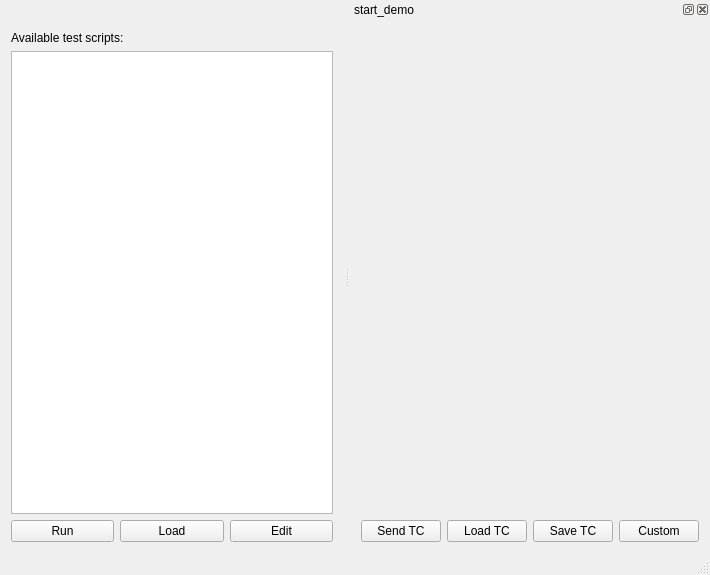
<?xml version="1.0" encoding="UTF-8"?>
<ui version="4.0">
 <class>MainWindow</class>
 <widget class="TasteMainWindow" name="MainWindow">
  <property name="geometry">
   <rect>
    <x>0</x>
    <y>0</y>
    <width>710</width>
    <height>575</height>
   </rect>
  </property>
  <property name="windowTitle">
   <string>ground</string>
  </property>
  <property name="tabShape">
   <enum>QTabWidget::Rounded</enum>
  </property>
  <property name="dockOptions">
   <set>QMainWindow::AllowNestedDocks|QMainWindow::AllowTabbedDocks|QMainWindow::AnimatedDocks</set>
  </property>
  <widget class="QWidget" name="centralWidget">
  <layout class="QVBoxLayout" name="verticalLayout">
     <item>
      <widget class="QLabel" name="tasteLogo" native="true">
       <property name="pixmap">
        <pixmap>tasteLogo_white.png</pixmap>
       </property>
      </widget>
     </item>
     <item>
      <widget class="QLabel" name="instructions" native="true">
       <property name="text">
        <string>Available test scripts:</string>
       </property>
      </widget>
     </item>
     <item>
      <widget class="QListWidget" name="msc" native="true"/>
     </item>
     <item>
      <layout class="QHBoxLayout" name="horizontalLayout">
       <item>
        <widget class="QPushButton" name="runMSC">
         <property name="text">
          <string>Run</string>
         </property>
        </widget>
       </item>
       <item>
        <widget class="QPushButton" name="loadMSC">
         <property name="text">
          <string>Load</string>
         </property>
        </widget>
       </item>
       <item>
        <widget class="QPushButton" name="editMSC">
         <property name="text">
          <string>Edit</string>
         </property>
        </widget>
       </item>
      </layout>
     </item>
    </layout>
   </widget>
   <widget class="QStatusBar" name="statusBar"/>
  <widget class="QDockWidget" name="tc_0">
   <property name="allowedAreas">
    <set>Qt::RightDockWidgetArea</set>
   </property>
   <property name="windowTitle">
    <string>start_demo</string>
   </property>
   <attribute name="dockWidgetArea">
    <number>2</number>
   </attribute>
   <widget class="QWidget" name="dockWidgetContents">
    <layout class="QVBoxLayout" name="verticalLayout">
     <item>
      <widget class="asn1Editor" name="start_demo" native="true"/>
     </item>
     <item>
      <layout class="QHBoxLayout" name="horizontalLayout">
       <item>
        <widget class="QPushButton" name="sendButton">
         <property name="text">
          <string>Send TC</string>
         </property>
        </widget>
       </item>
       <item>
        <widget class="QPushButton" name="loadButton">
         <property name="text">
          <string>Load TC</string>
         </property>
        </widget>
       </item>
       <item>
        <widget class="QPushButton" name="saveButton">
         <property name="text">
          <string>Save TC</string>
         </property>
        </widget>
       </item>
       <item>
        <widget class="QPushButton" name="customCombo">
         <property name="text">
          <string>Custom</string>
         </property>
        </widget>
       </item>
      </layout>
     </item>
    </layout>
   </widget>
  </widget>
 </widget>
 <layoutdefault spacing="6" margin="11"/>
 <customwidgets>
     <customwidget>
          <class>asn1Editor</class>
          <extends>QWidget</extends>
          <header>asn1_value_editor</header>
     </customwidget>
     <customwidget>
          <class>asn1Viewer</class>
          <extends>QWidget</extends>
          <header>asn1_value_editor</header>
     </customwidget>
     <customwidget>
          <class>TasteMainWindow</class>
          <extends>QMainWindow</extends>
          <header>TasteMainWindow</header>
     </customwidget>
 </customwidgets>
 <resources/>
 <connections/>
</ui>
